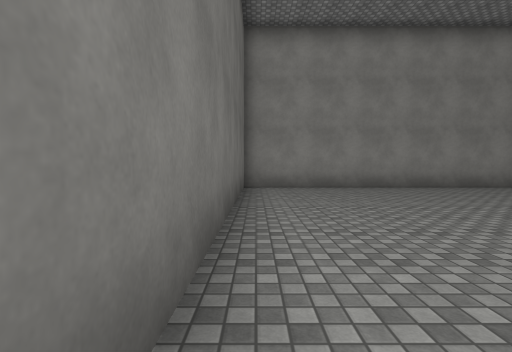
view 1 (above)

20 first-person views from a walk through a scene from a Unity 3-D project. The camera is 1.3 m above the floor, tilts 2° down and sees 85° across. The floor is counted in squares, 2 m on a side. Each view is taken from the middle of a square. On the plan, view 1 faces up. The plan holds only what a view shows up to about 9 squares ahead; the rest is blank. The place goes on beyond the plan. The player is left out. Surface patterns are stand-ins for the level's own textures.

view 2
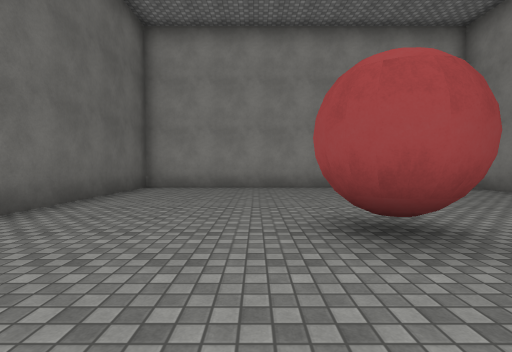

view 3
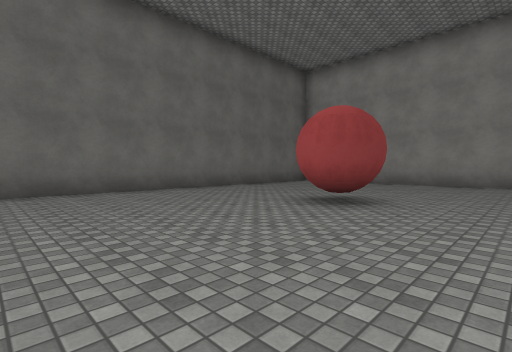

view 4
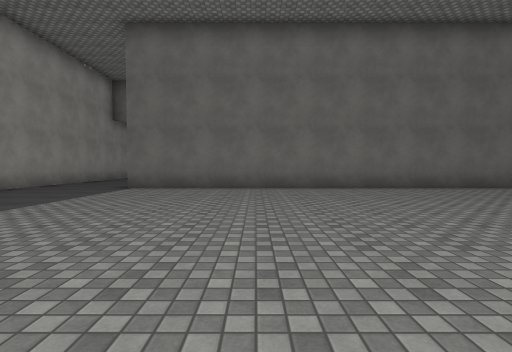

view 5
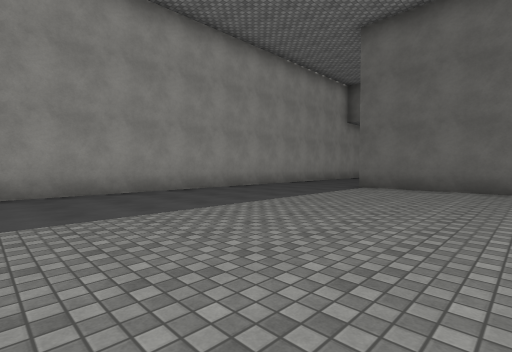

view 6
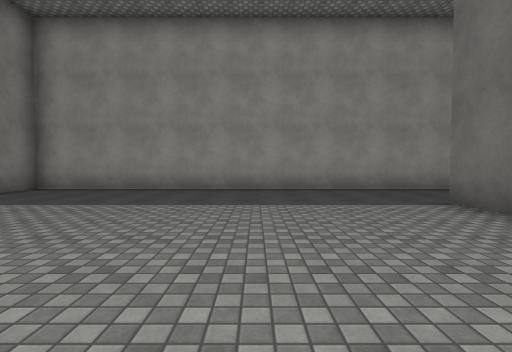

view 7
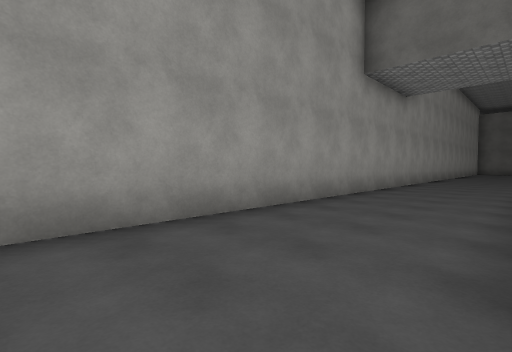

view 8
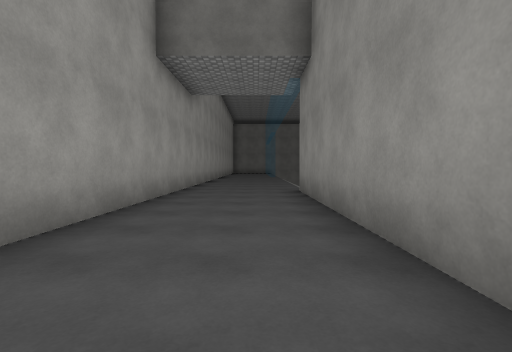

view 9
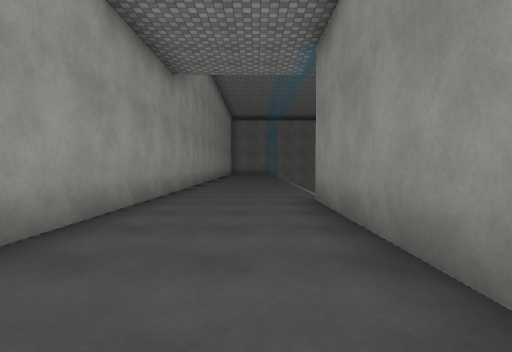

view 10
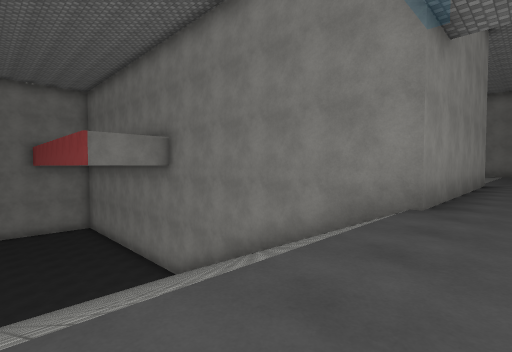

view 11
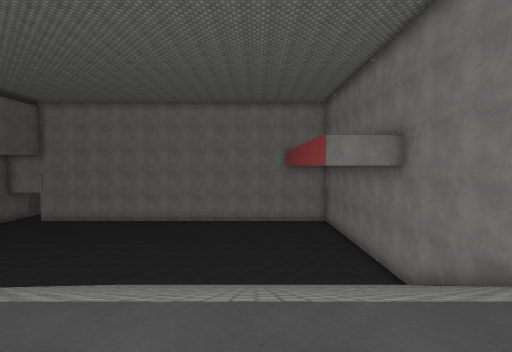

view 12
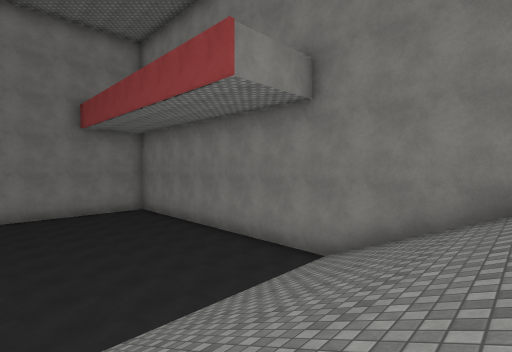

view 13
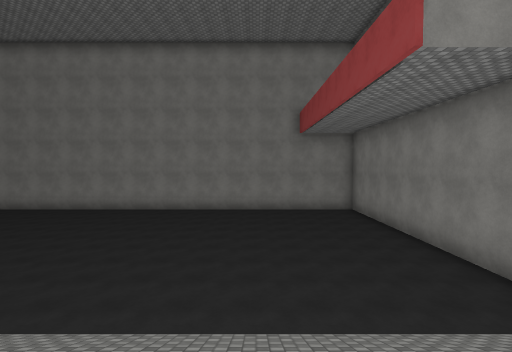

view 14
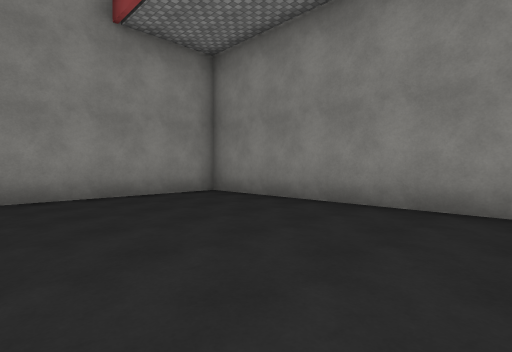

view 15
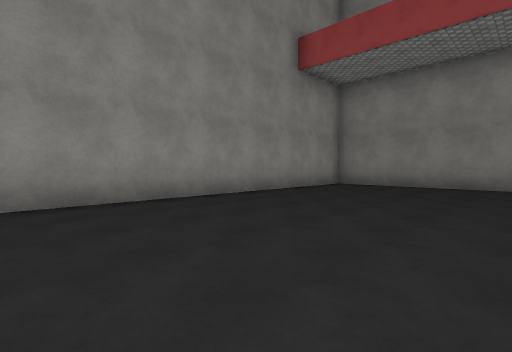

view 16
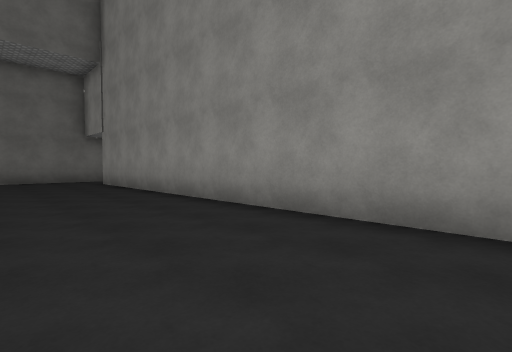

view 17
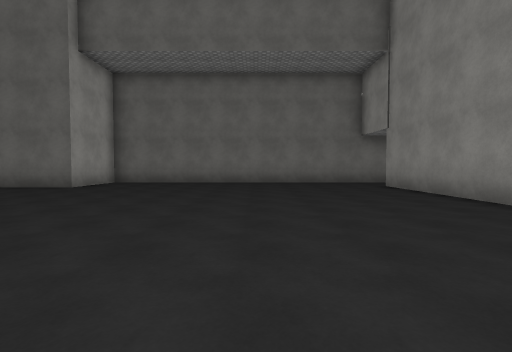

view 18
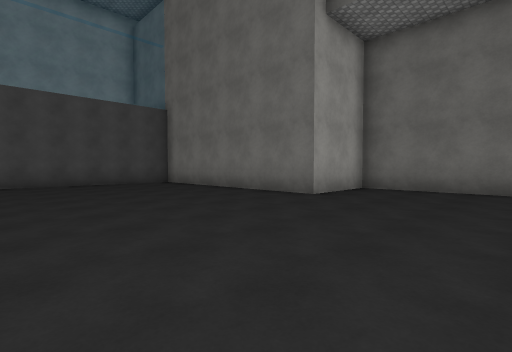

view 19
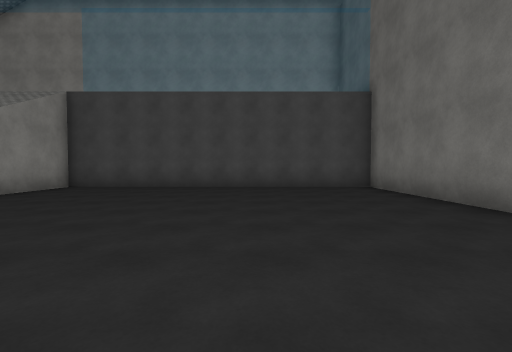

view 20
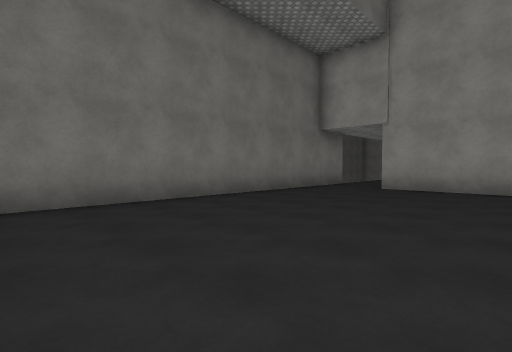

### Floor plan
Key: @ floor where view 1 was taken; # wall or solid block; . main floor; : floor 6 m higher than the main floor; / step, stairs or slope; = window, fence, low wall or low ledge.
Columns run from 29 left of view 1 to 8 right of it. Each row starts with its distance up from view 1.
 11    ####################
 10 # ....................#
  9 #.....................#     ##########
  8 #.....................#     #::::::::
  7 #.....................#     #:::::::::
  6 #.....................#     #:::::::::
  5 #.....................#     #:::::::::
  4 #.....................#     #::::::::
  3 #......... ...........#     #::::##::
  2 #.........  ..........#     #::::::::
  1 #.....................#     #::::::::
  0 ####........./////////#     #@:::::::
 -1    #.......  /////////#     #::::::::
 -2    #........ /////////#     #::::::::
 -3    #........./////////#     #:::::::::
 -4    #........./////////#     #:::::::::
 -5    #........./////////#     #:::::::::
 -6    #........./////////#######:::::::::
 -7    #=========:: ::::::::::::::::::::::
 -8                  :::::::::::::::::::::
 -9                   ::::::::::::::::::::
-10                   ####################

Where each view was taken, in squares from view 1:
view 1: 0 up, 0 right, facing up
view 2: 0 up, 3 right, facing up
view 3: 2 down, 7 right, facing up-left
view 4: 3 down, 8 right, facing left
view 5: 3 down, 8 right, facing down-left
view 6: 2 down, 3 right, facing down
view 7: 7 down, 1 right, facing down-left
view 8: 8 down, 0 right, facing left
view 9: 8 down, 2 left, facing left
view 10: 8 down, 12 left, facing up-right
view 11: 8 down, 12 left, facing up
view 12: 3 down, 13 left, facing up-right
view 13: 3 down, 12 left, facing up
view 14: 4 up, 12 left, facing up-right
view 15: 5 up, 17 left, facing up-right
view 16: 7 up, 15 left, facing up-left
view 17: 6 up, 17 left, facing left
view 18: 4 up, 20 left, facing down-left
view 19: 2 up, 22 left, facing down
view 20: 2 up, 23 left, facing up-left
